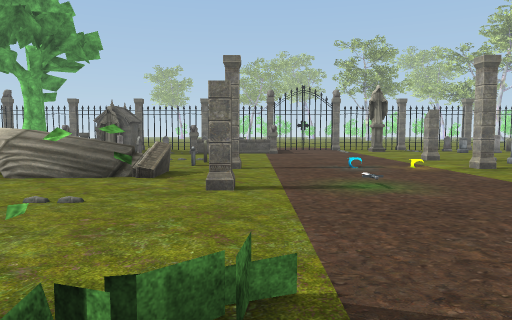
[1] (above)

19 first-person views from a walk through a 3-D level made in the Unity game engine. The camera is 1.2 m above the floor, tilts 4° down and sees 70° across. The floor is counted in squares, 2 m on a side. Each view is taken from the middle of a square. On the plan, view 1 faces up. The plan holds only what a view shows up to about 10 squares ahead; the rest is blank. The place goes on beyond the plan. The player is left out. Some animated figures are not drawn. Some surface patterns are stand-ins.

[2]
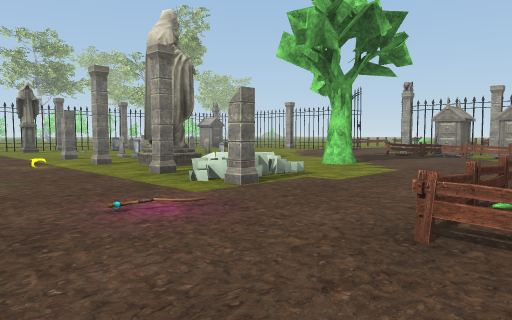

[3]
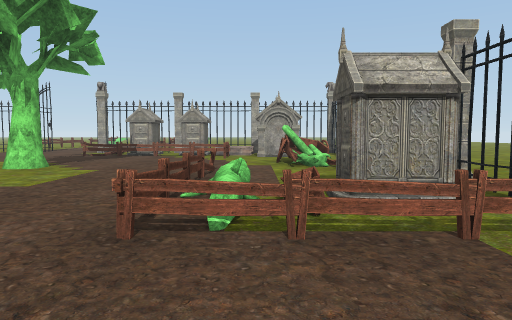

[4]
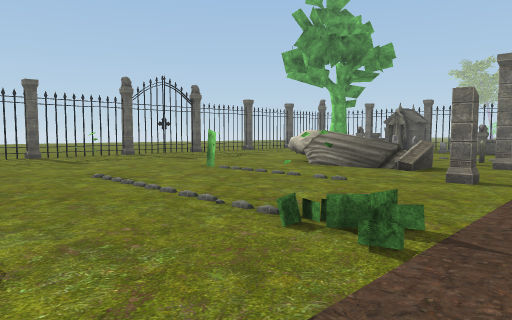

[5]
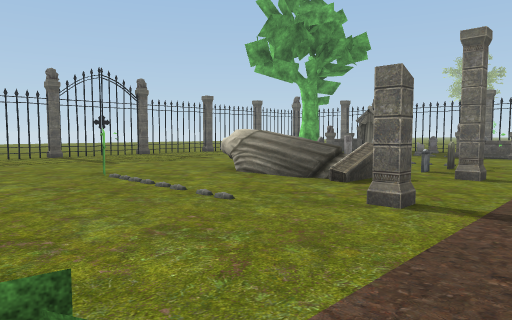

[6]
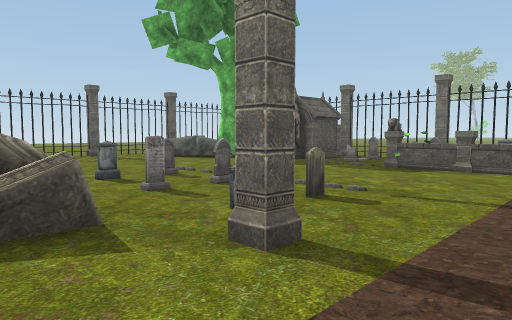

[7]
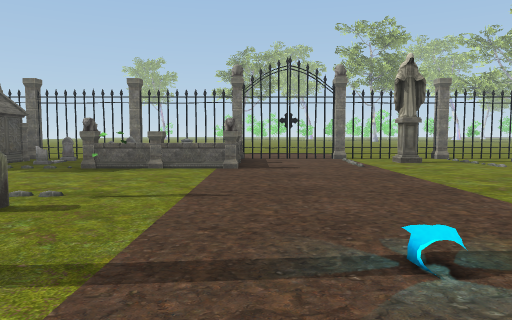

[8]
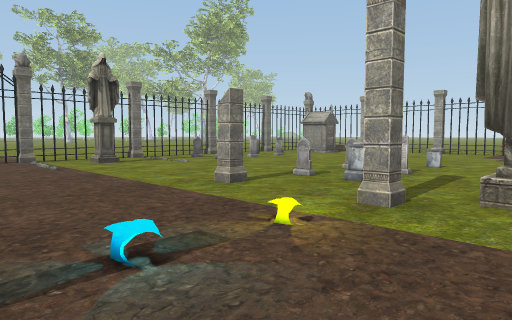

[9]
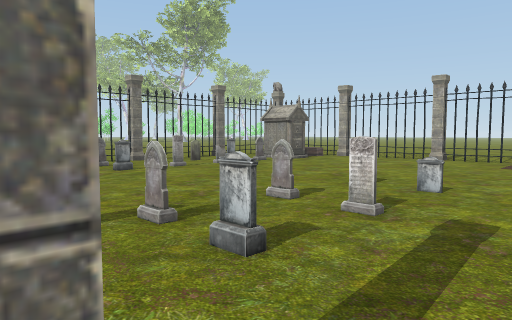

[10]
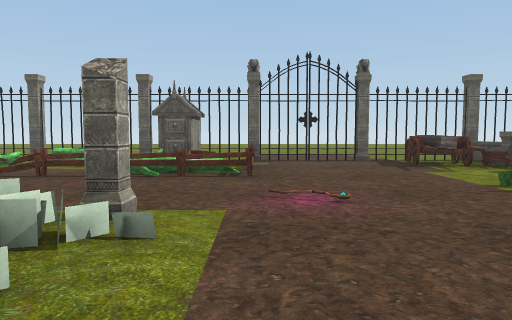

[11]
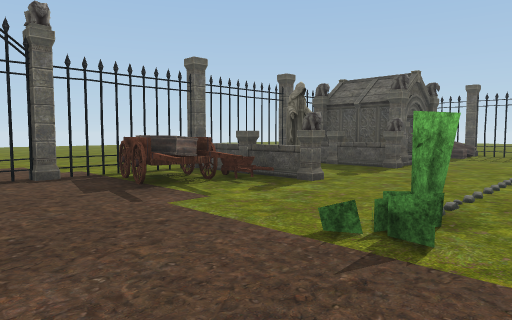

[12]
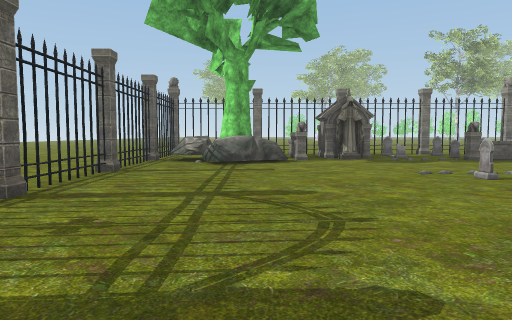

[13]
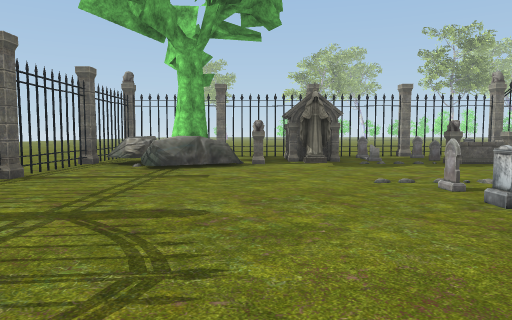

[14]
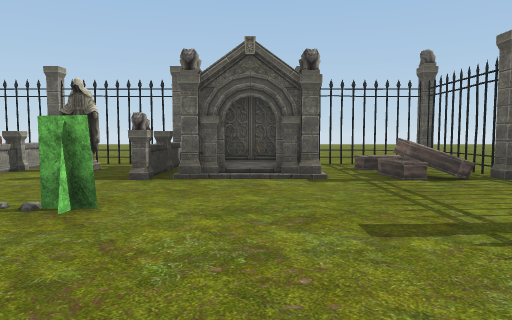

[15]
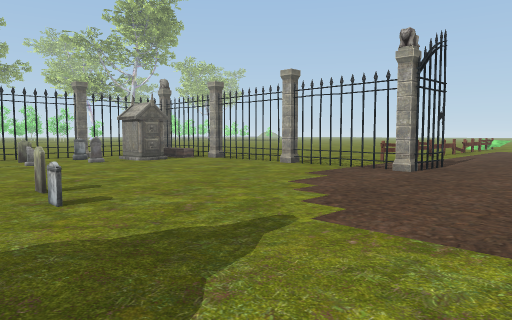

[16]
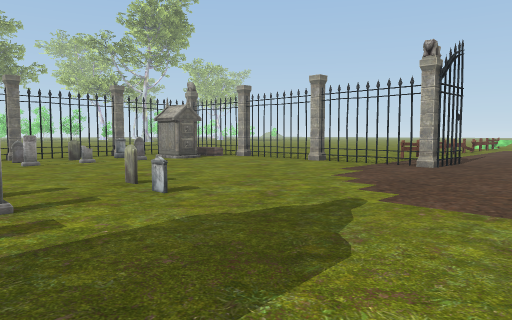

[17]
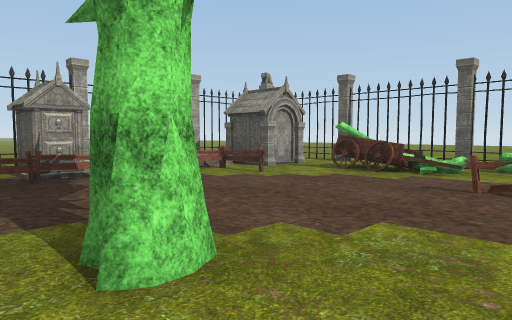

[18]
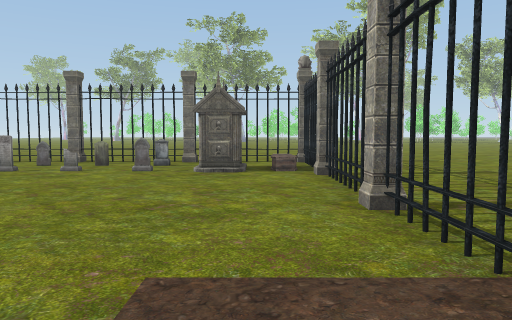

[19]
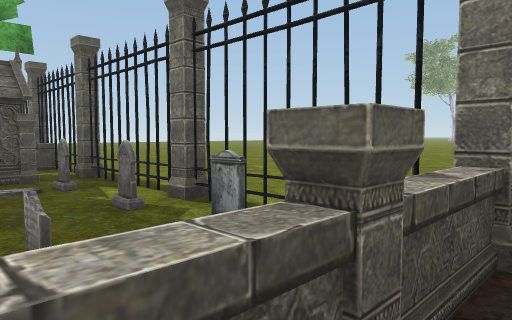

### Floor plan
Key: @ floor where view 1 was taken; # wall or solid block; x gap in a wall; . main floor; : floor 0.25 m higher than the main floor; / step, stairs or slope; = window, fence, low wall or low ledge; T tombstone; S statue; C cart; R rock; H thing the floor can be seen under or through; F coffin; O other object.
Columns run from 13 left of view 1 to 18 right of it. Each row starts with its distance up from view 1.
 14  .. ##  ######TTT##########....
 13 ....######TTT....S..TTTT#.#....
 12 ....R###S#TTT=......TTTT#.#...
 11  ...H R...................H...
 10   ..H.....................H..
  9   .H.............#........H...
  8    .H....TT.TO....T.TT....H.OOO
  7    HH....TT.T....#T.TT....H.....
  6    TT.....SS......S........T....
  5     T....SSS......S..........
  4    #........=....#......=
  3    .#....O.......==..#..x.#
  2    .#...................=##
  1    .#....O..O...........=##
  0     #........@..=.O.=..==##
 -1     x///#..#.=..=C....O.###
 -2    .#F#:#.SCFH..=##..OCO###
 -3    .#.#####.HHTTT###O#####
 -4      ..   ..........    ..
 -5           .......  ....
 -6            ....      ...
 -7            ...       ...
 -8            ...

Where each view was taken, in squares from view 1:
view 1: 0 up, 0 right, facing up
view 2: 1 down, 1 right, facing up-right
view 3: 1 down, 1 right, facing right
view 4: 1 down, 1 right, facing up-left
view 5: 1 up, 1 right, facing up-left
view 6: 5 up, 1 right, facing up-left
view 7: 5 up, 1 right, facing up
view 8: 5 up, 1 right, facing up-right
view 9: 6 up, 4 right, facing up-right
view 10: 5 up, 3 right, facing down
view 11: 2 up, 2 right, facing down-left
view 12: 3 up, 7 left, facing up
view 13: 4 up, 6 left, facing up
view 14: 4 up, 6 left, facing down
view 15: 4 up, 7 right, facing up-right
view 16: 4 up, 6 right, facing up-right
view 17: 4 up, 6 right, facing down-right
view 18: 6 up, 12 right, facing up
view 19: 12 up, 1 right, facing up-left
